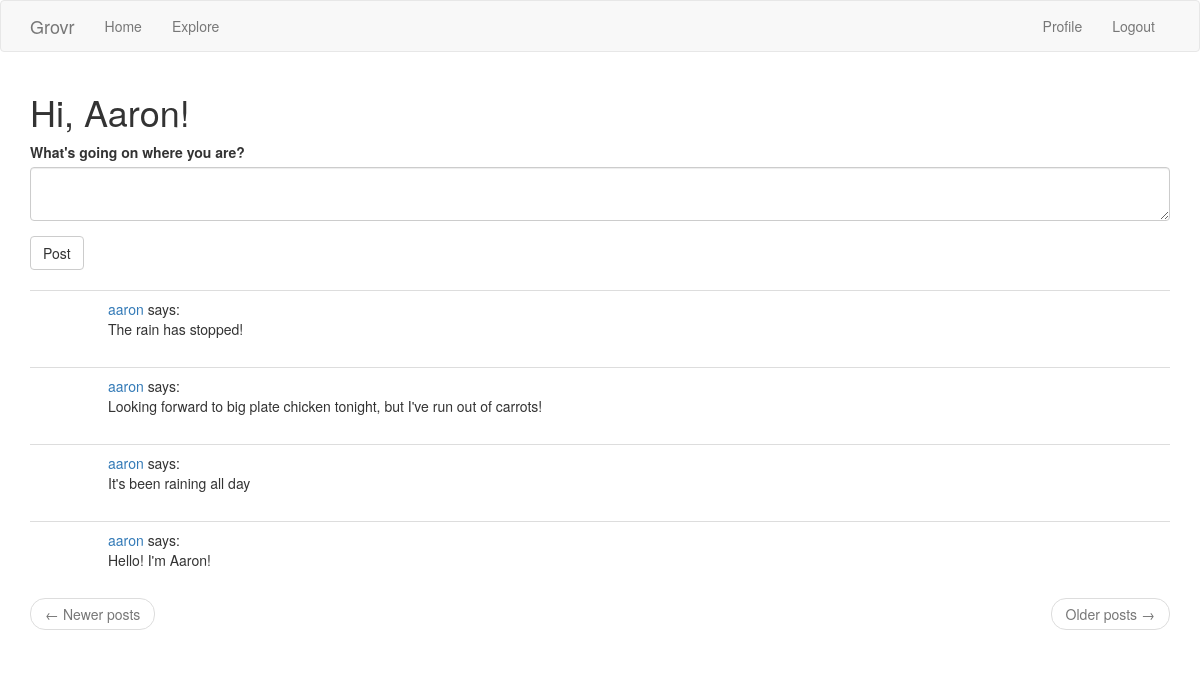
The app's page /index (signed in) with its own data.
### app/models.py (models this page shows, shortened)
class User(UserMixin, db.Model):
    id = db.Column(db.Integer, primary_key=True)
    username = db.Column(db.String(64), index=True, unique=True)
    email = db.Column(db.String(128), index=True, unique=True)
    password_hash = db.Column(db.String(128))
    posts = db.relationship('Post', backref='author', lazy='dynamic')
    about_me = db.Column(db.String(140))
    last_seen = db.Column(db.DateTime, default=dt.utcnow)
    followed = db.relationship(
        'User', secondary = followers,
        primaryjoin = (followers.c.follower_id == id),
        secondaryjoin = (followers.c.followed_id == id),
        backref = db.backref('followers', lazy='dynamic'),
        lazy = 'dynamic'
    )
    def home_feed_posts(self):
        followed_posts = Post.query.join(
            followers, (followers.c.followed_id == Post.user_id)).filter(
                followers.c.follower_id == self.id)
        own_posts = Post.query.filter_by(user_id = self.id)
        return followed_posts.union(own_posts).order_by(Post.timestamp.desc())

class Post(db.Model):
    id = db.Column(db.Integer, primary_key=True)
    body = db.Column(db.String(140))
    timestamp = db.Column(db.DateTime, index=True, default=dt.utcnow)
    user_id = db.Column(db.Integer, db.ForeignKey('user.id'))

### app/routes.py (the view)
@app.route('/', methods=['GET', 'POST'])
@app.route('/index', methods=['GET', 'POST'])
@login_required
def index():
    form = PostForm()
    if form.validate_on_submit():
        post = Post(body=form.post.data, author=current_user)
        db.session.add(post)
        db.session.commit()
        flash('Posted!')
        return redirect(url_for('index'))
    page = request.args.get('page', 1, type=int)
    posts = current_user.home_feed_posts().paginate(
        page, app.config['POSTS_PER_PAGE'], False)
    next_url = url_for('index', page=posts.next_num) \
        if posts.has_next else None
    prev_url = url_for('index', page=posts.prev_num) \
        if posts.has_prev else None
    return render_template('index.html', title='Home - Grovr', form=form, posts=posts.items)

### app/forms.py
class PostForm(FlaskForm):
    post = TextAreaField("What's going on where you are?", validators=[
        DataRequired(), Length(min=1, max=140)])
    submit = SubmitField('Post')

### app/models.py (called while the page is built)
@login.user_loader
def load_user(id):
    return User.query.get(int(id))

### app/routes.py (called while the page is built)
@app.before_request
def before_request():
    if current_user.is_authenticated:
        current_user.last_seen = dt.utcnow()
        db.session.commit()

### app/templates/index.html
{% extends "base.html" %}
{% import 'bootstrap/wtf.html' as wtf %}
{% block app_content %}
    <h1>Hi, {{ current_user.username|capitalize }}!</h1>
    {% if form %}
    {{ wtf.quick_form(form) }}
    <br>
    {% endif %}
    {% for post in posts %}
        {% include '_post.html' %}
    {% endfor %}
    <nav aria-label="...">
        <ul class="pager">
            <li class="previous{% if not prev_url %} disabled{% endif %}">
                <a href="{{ prev_url or '#' }}">
                    <span aria-hidden="true">&larr;</span> Newer posts
                </a>
            </li>
            <li class="next{% if not next_url %} disabled{% endif %}">
                <a href="{{ next_url or '#' }}">
                    Older posts <span aria-hidden="true">&rarr;</span>
                </a>
            </li>
        </ul>
    </nav>
{% endblock %}

### app/templates/_post.html (shortened to what this page needs)
    <table class="table table-hover">
        <tr>
            <td width="70px">
            </td>
            <td>
                <a href="{{ url_for('user', username=post.author.username) }}">
                    {{ post.author.username }}
                </a>
                says:
                <br>
                {{ post.body }}
            </td>
        </tr>
    </table>

### records on screen
User: username "Aaron"
Post: author.username "aaron", body "The rain has stopped!"
Post: author.username "aaron", body "Looking forward to big plate chicken tonight, but I've run out of carrots!"
Post: author.username "aaron", body "It's been raining all day"
Post: author.username "aaron", body "Hello! I'm Aaron!"
